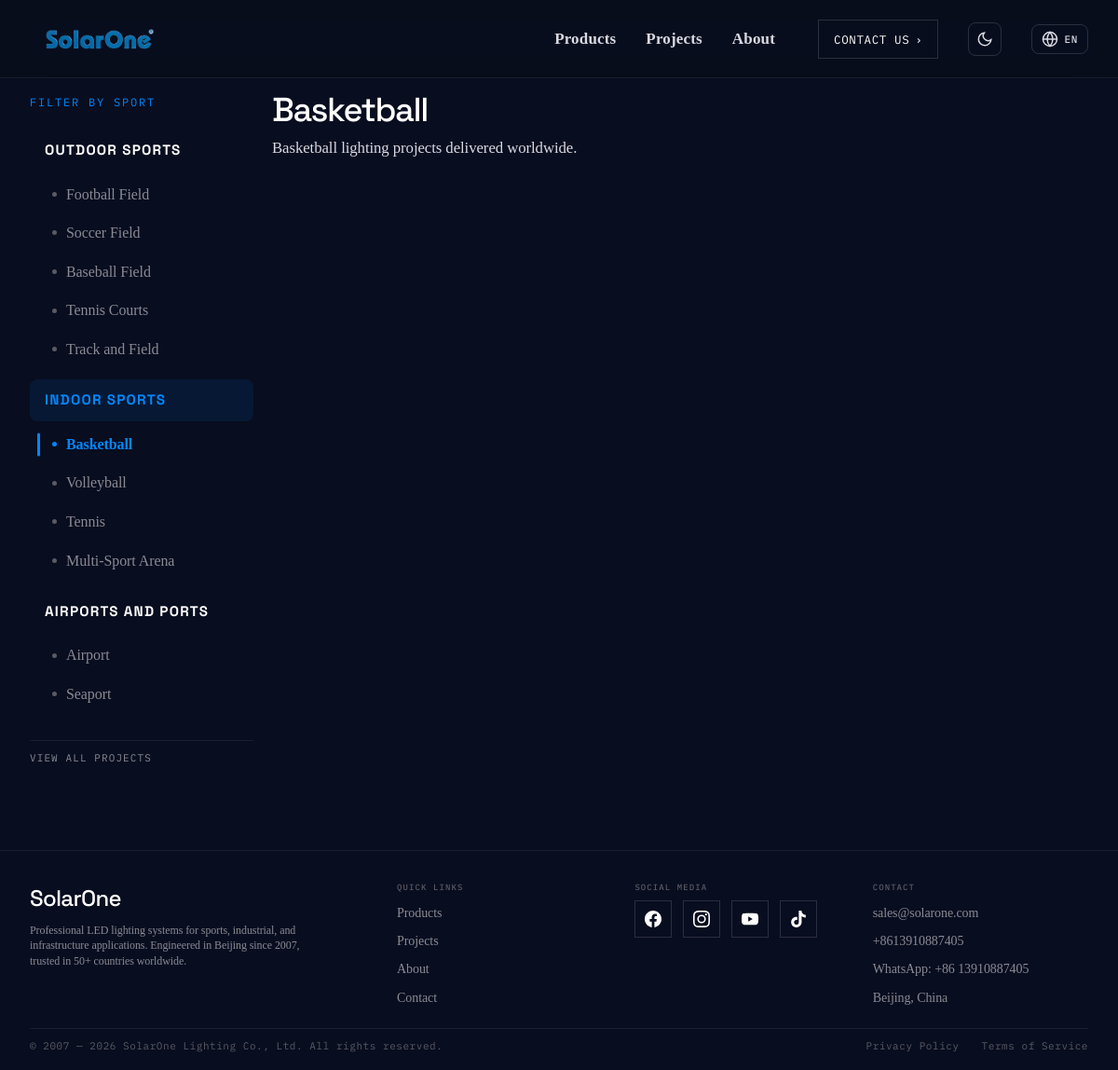
Page /projects/?venue=INDOOR&sport=BASKETBALL on the committed database.
### pages/models.py (models this page shows, shortened)
class SiteConfig(models.Model):
    hero_title = models.CharField(max_length=500, default="Precision LED systems for every arena.")
    hero_subtitle = models.TextField(default="Professional sports lighting solutions trusted in over 50 countries. From community fields to broadcast-ready stadiums, engineered for performance, built to outlast.")
    hero_background = models.ImageField(upload_to='site/', blank=True, help_text="Hero background image")
    stat_projects = models.CharField(max_length=100, default="500+")
    stat_projects_label = models.CharField(max_length=100, default="Projects")
    stat_countries = models.CharField(max_length=100, default="50+")
    stat_countries_label = models.CharField(max_length=100, default="Countries")
    stat_energy = models.CharField(max_length=100, default="60%")
    stat_energy_label = models.CharField(max_length=100, default="Energy Save")
    stat_support = models.CharField(max_length=100, default="24/7")
    stat_support_label = models.CharField(max_length=100, default="Support")
    about_title = models.CharField(max_length=500, default="Trusted worldwide for a reason.")
    about_text_1 = models.TextField(default="Since 2007, SolarOne Vision has focused on the design and manufacture of high power LED Sports lighting systems, LED Roadway infrastructure lighting systems, and LED industrial lighting systems. We bring first-hand knowledge and experience for new and retrofit projects — from small projects requiring a few lights to professional high-level facilities, we've got you covered.")
    about_text_2 = models.TextField(default="SolarOne's mission is to deliver innovative outdoor and indoor lighting solutions for recreational, high school, college, and semi-professional sports venues, airports, seaports, and other industrial facilities. We protect the environment, reduce energy consumption, deliver satisfying and inspiring lighting experiences, and add value to people's vision of life.")
    about_stat_years = models.CharField(max_length=100, default="18+")
    about_stat_years_label = models.CharField(max_length=100, default="Years Experience")
    about_stat_projects = models.CharField(max_length=100, default="500+")
    about_stat_projects_label = models.CharField(max_length=100, default="Projects Delivered")
    about_stat_countries = models.CharField(max_length=100, default="50+")
    about_stat_countries_label = models.CharField(max_length=100, default="Countries Served")
    about_stat_clients = models.CharField(max_length=100, default="1000+")
    about_stat_clients_label = models.CharField(max_length=100, default="Happy Clients")
    products_title = models.CharField(max_length=500, default="Our Products")
    products_subtitle = models.TextField(default="From compact modular luminaires to stadium-grade high bay systems. Precision optics, modular architecture, and field-proven reliability across every product line.")
    projects_title = models.CharField(max_length=500, default="Featured Projects")
    projects_subtitle = models.TextField(default="Real installations across five continents. From Olympic training centers to community football pitches, our luminaires deliver reliable performance under the toughest conditions.")
    contact_title = models.CharField(max_length=500, default="Get in Touch")
    contact_subtitle = models.TextField(default="Have a project in mind? Send us the details and our engineering team will respond with a full photometric proposal within 48 hours.")
    contact_email = models.EmailField(default="sales@solarone.com")
    contact_phone_1 = models.CharField(max_length=200, default="+8613910887405")
    contact_phone_2 = models.CharField(max_length=200, default="+8613910887405")
    contact_whatsapp = models.CharField(max_length=200, default="+86 13910887405")
    contact_address = models.CharField(max_length=500, default="Beijing, China")
    social_facebook = models.URLField(blank=True, default="https://facebook.com")
    social_instagram = models.URLField(blank=True, default="https://instagram.com")
    social_youtube = models.URLField(blank=True, default="https://youtube.com")
    social_tiktok = models.URLField(blank=True, default="https://tiktok.com")
    social_linkedin = models.URLField(blank=True, default="")
    footer_description = models.TextField(default="Professional LED lighting systems for sports, industrial, and infrastructure applications. Engineered in Beijing since 2007, trusted in 50+ countries worldwide.")
    brand_name = models.CharField(max_length=200, default="SolarOne")
    logo = models.ImageField(upload_to='site/', blank=True, help_text="Brand logo")
    meta_title = models.CharField(max_length=200, default="SolarOne — Precision LED Lighting Systems")
    meta_description = models.TextField(default="Professional LED sports lighting, high bay, and modular luminaire solutions. Engineered in Beijing since 2007, trusted in 50+ countries worldwide.")
    og_image = models.ImageField(upload_to='site/', blank=True, help_text="Social sharing preview image")
    font_family_body = models.CharField(
        max_length=200,
        default="'Inter', 'Helvetica Neue', Arial, sans-serif",
        verbose_name="Body Font Family",
        help_text="CSS font-family value, e.g. 'Inter', sans-serif"
    )
    font_family_heading = models.CharField(
        max_length=200,
        default="'Inter', 'Helvetica Neue', Arial, sans-serif",
        verbose_name="Heading Font Family",
        help_text="CSS font-family value for headings"
    )
    font_size_base = models.CharField(
        max_length=10,
        default="16px",
        verbose_name="Base Font Size",
        help_text="Root font size, e.g. 16px, 18px"
    )
    font_size_nav = models.CharField(
        max_length=10,
        default="17px",
        verbose_name="Navigation Font Size",
        help_text="Nav link font size, e.g. 15px, 17px, 18px"
    )
    font_size_hero_title = models.CharField(
        max_length=10,
        default="3.5rem",
        verbose_name="Hero Title Font Size",
        help_text="Hero heading size, e.g. 3.5rem, 4rem"
    )
    font_size_hero_subtitle = models.CharField(
        max_length=10,
        default="1.15rem",
        verbose_name="Hero Subtitle Font Size",
        help_text="Hero subtitle size, e.g. 1.15rem, 1.25rem"
    )
    font_size_section_title = models.CharField(
        max_length=10,
        default="2.25rem",
        verbose_name="Section Title Font Size",
        help_text="Section headings size, e.g. 2.25rem, 2.5rem"
    )
    font_size_body = models.CharField(
        max_length=10,
        default="1.05rem",
        verbose_name="Body Text Font Size",
        help_text="Paragraph text size, e.g. 1.05rem, 1.1rem"
    )
    font_size_card_title = models.CharField(
        max_length=10,
        default="1.25rem",
        verbose_name="Card Title Font Size",
        help_text="Product/Project card title size"
    )
    font_size_card_desc = models.CharField(
        max_length=10,
        default="0.95rem",
        verbose_name="Card Description Font Size",
        help_text="Product/Project card description size"
    )
    accent_color = models.CharField(
        max_length=20,
        default="#0088FF",
        verbose_name="Accent Color",
        help_text="Primary accent color, e.g. #0088FF, #FF6B00"
    )
    class Meta:
        verbose_name = "Site Configuration"
        verbose_name_plural = "Site Configuration"

### pages/views.py (the view, shortened to what this page needs)
# urls.py: path('projects/', views.projects, name='projects'),
def projects(request):
    context = get_common_context()
    lang = get_language()
    venue_types = _get_projects_sidebar(lang)
    context['venue_types'] = venue_types
    active_venue_type = request.GET.get('venue', '')
    active_sport_type = request.GET.get('sport', '')
    context['active_venue_type'] = active_venue_type
    context['active_sport_type'] = active_sport_type
    active_venue_type_label = ''
    active_sport_type_label = ''
    for vt in venue_types:
        if vt['key'] == active_venue_type:
            active_venue_type_label = vt['label']
            for s in vt['sports']:
                if s['key'] == active_sport_type:
                    active_sport_type_label = s['label']
                    break
            break
    context['active_venue_type_label'] = active_venue_type_label
    context['active_sport_type_label'] = active_sport_type_label
    projects_list = Project.objects.all()
    if active_venue_type:
        projects_list = projects_list.filter(venue_type=active_venue_type)
    if active_sport_type:
        projects_list = projects_list.filter(sport_type=active_sport_type)
    context['projects'] = projects_list
    return render(request, 'projects.html', context)

### pages/views.py (called while the page is built)
def _t(label, lang='en'):
    if lang == 'en':
        return label
    entry = _SIDEBAR_I18N.get(label, {})
    return entry.get(lang, label)

def get_common_context():
    site_config = SiteConfig.objects.first()
    if not site_config:
        site_config = SiteConfig.objects.create()
    if site_config.hero_background:
        site_config.hero_bg_url = static(site_config.hero_background.name)
    else:
        site_config.hero_bg_url = static('images/hero-main.fw.png')
    if site_config.logo:
        site_config.logo_url = static(site_config.logo.name)
    else:
        site_config.logo_url = static('images/logo.png')
    return {'config': site_config}

### templates/projects.html (shortened to what this page needs)
{% extends "base.html" %}
{% load i18n %}
{% load static %}
{% block content %}
<section class="page-with-sidebar" style="padding: 100px 0 80px;">
  <div class="container">
    <div class="sidebar-layout" style="display: grid; grid-template-columns: 240px 1fr; gap: 20px; align-items: start;">
      <aside class="sidebar-nav" style="position: sticky; top: 100px;">
        <div class="sidebar-nav-header" style="font-family: var(--ff-mono); font-size: 12px; letter-spacing: 0.15em; text-transform: uppercase; color: var(--accent); margin-bottom: 20px;">{% trans "Filter by Sport" %}</div>
        <nav class="sidebar-nav-list">
          {% for vt in venue_types %}
          <div class="sidebar-nav-group" style="margin-bottom: 8px;">
            <div class="sidebar-nav-parent{% if active_venue_type == vt.key %} active{% endif %}">
              {{ vt.label }}
            </div>
            <div class="sidebar-nav-children">
              {% for st in vt.sports %}
              <a href="{% url 'projects' %}?venue={{ vt.key }}&sport={{ st.key }}" class="sidebar-nav-child{% if active_sport_type == st.key %} active{% endif %}">
                <span class="sidebar-nav-dot"></span>
                {{ st.label }}
              </a>
              {% endfor %}
            </div>
          </div>
          {% endfor %}
        </nav>
        <a href="{% url 'projects' %}" class="sidebar-nav-all{% if not active_sport_type %} active{% endif %}" style="display: block; margin-top: 24px; padding: 10px 0; font-family: var(--ff-mono); font-size: 11px; letter-spacing: 0.1em; text-transform: uppercase; color: var(--ink-mute); text-decoration: none; transition: color 0.2s; border-top: 1px solid var(--line);">{% trans "View All Projects" %}</a>
      </aside>
      <div class="sidebar-content">
        <div class="sidebar-content-header" style="margin-bottom: 40px;">
          {% if active_sport_type_label %}
          <h1 class="section-title" style="margin-bottom: 8px;">{{ active_sport_type_label }}</h1>
          <p class="section-body" style="max-width: none;">{{ active_sport_type_label }} {% trans "lighting projects delivered worldwide." %}</p>
          {% elif active_venue_type_label %}
          <h1 class="section-title" style="margin-bottom: 8px;">{{ active_venue_type_label }} {% trans "Projects" %}</h1>
          <p class="section-body" style="max-width: none;">{% trans "Professional lighting solutions for outdoor venues." %}</p>
          {% endif %}
        </div>
      </div>
    </div>
  </div>
</section>
{% endblock %}

### templates/base.html (shortened to what this page needs)
{% load static %}
{% load i18n %}
<!DOCTYPE html>
<html lang="{{ LANGUAGE_CODE }}" data-theme="dark"{% if LANGUAGE_CODE == 'ar' %} dir="rtl"{% endif %}>
<head>
</head>
<body>
<nav class="nav" id="mainNav">
  <div class="container nav-inner">
    <a href="{% url 'home' %}" class="nav-brand">
      <img src="{{ config.logo_url }}" alt="{{ config.brand_name }}" onerror="this.style.display='none'">
    </a>
    <div class="nav-links">
      <a href="{% url 'products' %}">{% trans "Products" %}</a>
      <a href="{% url 'projects' %}">{% trans "Projects" %}</a>
      <a href="{% url 'about' %}">{% trans "About" %}</a>
    </div>
    <a href="{% url 'contact' %}" class="nav-cta">{% trans "Contact Us" %} <span class="arrow">&#8250;</span></a>
    <button class="theme-toggle" id="themeToggle" aria-label="Toggle theme" title="{% trans 'Toggle light/dark theme' %}">
      <svg id="themeIconMoon" viewBox="0 0 24 24" fill="none" stroke="currentColor" stroke-width="2" stroke-linecap="round"><path d="M21 12.79A9 9 0 1111.21 3 7 7 0 0021 12.79z"/></svg>
    </button>
    <div class="lang-switch" id="langSwitch">
      <button class="lang-switch-btn" id="langSwitchBtn" aria-label="Change language">
        <svg viewBox="0 0 24 24" fill="none" stroke="currentColor" stroke-width="2" stroke-linecap="round" style="width:18px;height:18px;"><circle cx="12" cy="12" r="10"/><line x1="2" y1="12" x2="22" y2="12"/><path d="M12 2a15.3 15.3 0 0 1 4 10 15.3 15.3 0 0 1-4 10 15.3 15.3 0 0 1-4-10 15.3 15.3 0 0 1 4-10z"/></svg>
        <span class="lang-switch-current">{{ LANGUAGE_CODE|upper }}</span>
      </button>
        {% get_current_language as LANG_CODE %}
    </div>
  </div>
</nav>
{% block content %}{% endblock %}
<footer>
  <div class="container">
    <div class="footer-grid">
      <div class="footer-brand-block">
        <div class="footer-brand-name">{{ config.brand_name }}</div>
        <p class="footer-brand-text">{% trans "Professional LED lighting systems for sports, industrial, and infrastructure applications. Engineered in Beijing since 2007, trusted in 50+ countries worldwide." %}</p>
      </div>
      <div>
        <div class="footer-col-label">{% trans "Quick Links" %}</div>
        <ul class="footer-list">
          <li><a href="{% url 'products' %}">{% trans "Products" %}</a></li>
          <li><a href="{% url 'projects' %}">{% trans "Projects" %}</a></li>
          <li><a href="{% url 'about' %}">{% trans "About" %}</a></li>
          <li><a href="{% url 'contact' %}">{% trans "Contact" %}</a></li>
        </ul>
      </div>
      <div>
        <div class="footer-col-label">{% trans "Social Media" %}</div>
        <div class="footer-social">
          <a href="{{ config.social_facebook }}" aria-label="Facebook" target="_blank" rel="noopener">
          </a>
          <a href="{{ config.social_instagram }}" aria-label="Instagram" target="_blank" rel="noopener">
          </a>
          <a href="{{ config.social_youtube }}" aria-label="YouTube" target="_blank" rel="noopener">
          </a>
          <a href="{{ config.social_tiktok }}" aria-label="TikTok" target="_blank" rel="noopener">
          </a>
        </div>
      </div>
      <div>
        <div class="footer-col-label">{% trans "Contact" %}</div>
        <ul class="footer-list">
          <li><a href="mailto:{{ config.contact_email }}">{{ config.contact_email }}</a></li>
          <li><a href="tel:{{ config.contact_phone_1 }}">{{ config.contact_phone_1 }}</a></li>
          <li><a href="https://wa.me/{{ config.contact_whatsapp|cut:' ' }}" target="_blank" rel="noopener">{% trans "WhatsApp:" %} {{ config.contact_whatsapp }}</a></li>
          <li><a href="#">{{ config.contact_address }}</a></li>
        </ul>
      </div>
    </div>
    <div class="footer-bottom">
      <span class="footer-copy">&copy; 2007 &mdash; 2026 {{ config.brand_name }} Lighting Co., Ltd. {% trans "All rights reserved." %}</span>
      <div class="footer-legal">
        <a href="#">{% trans "Privacy Policy" %}</a>
        <a href="#">{% trans "Terms of Service" %}</a>
      </div>
    </div>
  </div>
</footer>
</body>
</html>

### rows in the picture
SiteConfig: brand_name "SolarOne", contact_email "sales@solarone.com", contact_phone_1 "+8613910887405", contact_whatsapp "+86 13910887405", contact_address "Beijing, China"

### other values in the picture
{{ LANGUAGE_CODE|upper }} "EN"
{{ vt.label }} "OUTDOOR SPORTS" "INDOOR SPORTS" "AIRPORTS AND PORTS"
{{ st.label }} "Football Field" "Soccer Field" "Baseball Field" "Tennis Courts" "Track and Field" "Basketball" "Volleyball" "Tennis" "Multi-Sport Arena" "Airport" "Seaport"
{{ active_sport_type_label }} "Basketball"
